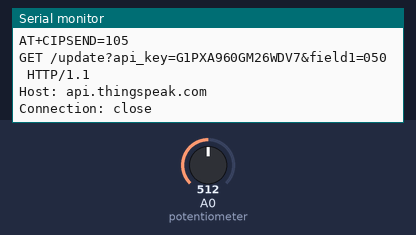
Bench run of a sketch on a simulated Arduino Uno, built with avr-gcc and run on an emulated ATmega328P. Shown: the last lines printed to the serial monitor. The inputs (shaded band) are chosen by the test bench; at power-on: A0 (potentiometer) = 512.

Above: at 4.2 s.
4.3 s: A0 (potentiometer) set to 716
At 8.5 s:
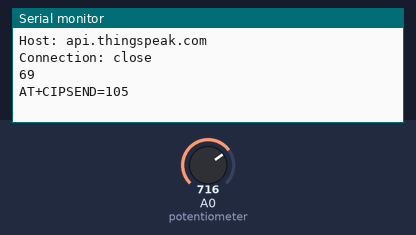
9.9 s: A0 (potentiometer) set to 900
At 14.7 s:
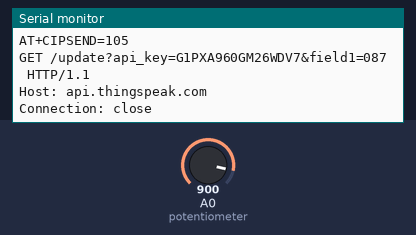
Timing chart, 0 to 16.2 s (numbered marks = the images above; inputs shaded):
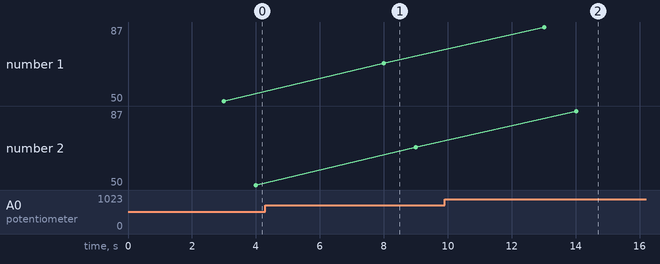

Measured:
- after the input at 4.3 s, the serial monitor: prints a new line after 3.7 s (image 1)
- after the input at 9.9 s, the serial monitor: prints a new line after 3.1 s (image 2)
- plotted number 1: 50 → 69 after the input at 4.3 s, 69 → 87 after the input at 9.9 s
- plotted number 2: 50 → 69 after the input at 4.3 s, 69 → 87 after the input at 9.9 s

The sketch:

Code.ino
```cpp
String ssid = "Simulator Wifi";   // Wi-Fi SSID
String password = "";            // Wi-Fi Password (leave empty if no password)
String host = "api.thingspeak.com";
const int httpPort = 80;
String uri = "/update?api_key=G1PXA960GM26WDV7&field1=0"; // Replace YOUR_WRITE_API_KEY with your actual Write API Key

void setupESP8266() {
  Serial.begin(115200); // Start the Serial communication at 115200 baud rate
  Serial.println("AT"); // Check if the ESP8266 is responding
  delay(1000);

  // Connect to Wi-Fi
  Serial.println("AT+CWJAP=\"" + ssid + "\",\"" + password + "\"");
  delay(1000);

  // Open TCP connection to ThingSpeak
  Serial.println("AT+CIPSTART=\"TCP\",\"" + host + "\"," + String(httpPort));
  delay(1000);
}

void TemperatureUploadESP8266() {
  int temp = map(analogRead(A0), 0, 1023, 0, 100); // Convert potentiometer reading to a temperature value
  Serial.println(temp);

  // Construct the HTTP request
  String httpPacket = "GET " + uri + String(temp) + " HTTP/1.1\r\n" +
                      "Host: " + host + "\r\n" +
                      "Connection: close\r\n\r\n";

  // Send the HTTP request
  Serial.print("AT+CIPSEND=");
  Serial.println(httpPacket.length());
  delay(1000);

  Serial.print(httpPacket);
  delay(1000);
}

void setup() {
  setupESP8266(); // Setup the ESP8266 module
}

void loop() {
  TemperatureUploadESP8266(); // Upload temperature data
  delay(3000); // Wait for 3     seconds before sending the next data
}
```
